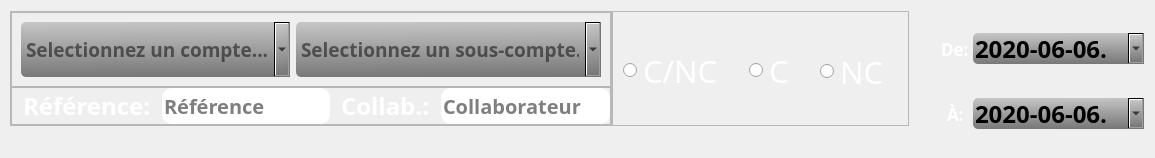
           <widget class="QFrame" name="frame_3">
            <property name="maximumSize">
             <size>
              <width>16777215</width>
              <height>162</height>
             </size>
            </property>
            <layout class="QHBoxLayout" name="horizontalLayout_14">
             <property name="spacing">
              <number>1</number>
             </property>
             <property name="leftMargin">
              <number>0</number>
             </property>
             <property name="topMargin">
              <number>0</number>
             </property>
             <property name="rightMargin">
              <number>0</number>
             </property>
             <property name="bottomMargin">
              <number>0</number>
             </property>
             <item>
              <widget class="QFrame" name="frame">
               <property name="maximumSize">
                <size>
                 <width>16777215</width>
                 <height>162</height>
                </size>
               </property>
               <layout class="QHBoxLayout" name="horizontalLayout_12">
                <property name="spacing">
                 <number>0</number>
                </property>
                <property name="leftMargin">
                 <number>10</number>
                </property>
                <property name="topMargin">
                 <number>11</number>
                </property>
                <property name="rightMargin">
                 <number>21</number>
                </property>
                <property name="bottomMargin">
                 <number>32</number>
                </property>
                <item>
                 <widget class="QFrame" name="frame_19">
                  <property name="frameShape">
                   <enum>QFrame::StyledPanel</enum>
                  </property>
                  <property name="frameShadow">
                   <enum>QFrame::Raised</enum>
                  </property>
                  <layout class="QVBoxLayout" name="verticalLayout_17">
                   <property name="spacing">
                    <number>0</number>
                   </property>
                   <property name="leftMargin">
                    <number>0</number>
                   </property>
                   <property name="topMargin">
                    <number>0</number>
                   </property>
                   <property name="rightMargin">
                    <number>0</number>
                   </property>
                   <property name="bottomMargin">
                    <number>0</number>
                   </property>
                   <item>
                    <widget class="QFrame" name="frame_23">
                     <property name="minimumSize">
                      <size>
                       <width>0</width>
                       <height>0</height>
                      </size>
                     </property>
                     <property name="frameShape">
                      <enum>QFrame::StyledPanel</enum>
                     </property>
                     <property name="frameShadow">
                      <enum>QFrame::Raised</enum>
                     </property>
                     <layout class="QHBoxLayout" name="horizontalLayout_17">
                      <item>
                       <widget class="QComboBox" name="acc_box">
                        <property name="minimumSize">
                         <size>
                          <width>260</width>
                          <height>55</height>
                         </size>
                        </property>
                        <property name="font">
                         <font>
                          <family>Bodoni MT</family>
                          <pointsize>14</pointsize>
                          <weight>75</weight>
                          <italic>false</italic>
                          <bold>true</bold>
                         </font>
                        </property>
                        <property name="styleSheet">
                         <string notr="true">QComboBox{
	border-radius:5px;
	color: rgb(0, 0, 0);
	
	background-color: qlineargradient(spread:pad, x1:0.483, y1:0, x2:0.513, y2:0.989, stop:0 rgba(197, 197, 197, 255), stop:1 rgba(120, 120, 120, 255));
	selection-color:white;
}
QComboBox:hover {
	
	background-color: qlineargradient(spread:reflect, x1:0.457, y1:0.5, x2:0.436, y2:1, stop:0 rgba(0, 230, 169, 255), stop:1 rgba(0, 200, 147, 255));
 }
</string>
                        </property>
                        <property name="placeholderText">
                         <string>Selectionnez un compte...</string>
                        </property>
                        <property name="frame">
                         <bool>true</bool>
                        </property>
                       </widget>
                      </item>
                      <item>
                       <widget class="QComboBox" name="acc_box_2">
                        <property name="minimumSize">
                         <size>
                          <width>260</width>
                          <height>55</height>
                         </size>
                        </property>
                        <property name="maximumSize">
                         <size>
                          <width>16777215</width>
                          <height>57</height>
                         </size>
                        </property>
                        <property name="font">
                         <font>
                          <family>Bodoni MT</family>
                          <pointsize>14</pointsize>
                          <weight>75</weight>
                          <italic>false</italic>
                          <bold>true</bold>
                         </font>
                        </property>
                        <property name="styleSheet">
                         <string notr="true">QComboBox{
	border-radius:5px;
	color: rgb(0, 0, 0);
	background-color: qlineargradient(spread:pad, x1:0.483, y1:0, x2:0.513, y2:0.989, stop:0 rgba(197, 197, 197, 255), stop:1 rgba(120, 120, 120, 255));
}
QComboBox:hover {
	background-color: qlineargradient(spread:reflect, x1:0.457, y1:0.5, x2:0.436, y2:1, stop:0 rgba(0, 230, 169, 255), stop:1 rgba(0, 200, 147, 255));
 }</string>
                        </property>
                        <property name="placeholderText">
                         <string>Selectionnez un sous-compte...</string>
                        </property>
                        <property name="frame">
                         <bool>true</bool>
                        </property>
                       </widget>
                      </item>
                     </layout>
                    </widget>
                   </item>
                   <item>
                    <widget class="QFrame" name="frame_27">
                     <property name="maximumSize">
                      <size>
                       <width>600</width>
                       <height>16777215</height>
                      </size>
                     </property>
                     <property name="frameShape">
                      <enum>QFrame::StyledPanel</enum>
                     </property>
                     <property name="frameShadow">
                      <enum>QFrame::Raised</enum>
                     </property>
                     <layout class="QHBoxLayout" name="horizontalLayout_20">
                      <property name="spacing">
                       <number>11</number>
                      </property>
                      <property name="leftMargin">
                       <number>11</number>
                      </property>
                      <property name="topMargin">
                       <number>0</number>
                      </property>
                      <property name="rightMargin">
                       <number>0</number>
                      </property>
                      <property name="bottomMargin">
                       <number>0</number>
                      </property>
                      <item>
                       <widget class="QLabel" name="label_8">
                        <property name="minimumSize">
                         <size>
                          <width>0</width>
                          <height>36</height>
                         </size>
                        </property>
                        <property name="maximumSize">
                         <size>
                          <width>16777215</width>
                          <height>36</height>
                         </size>
                        </property>
                        <property name="font">
                         <font>
                          <family>Bodoni MT</family>
                          <pointsize>18</pointsize>
                          <weight>75</weight>
                          <italic>false</italic>
                          <bold>true</bold>
                         </font>
                        </property>
                        <property name="styleSheet">
                         <string notr="true">color: rgb(255, 255, 255);</string>
                        </property>
                        <property name="text">
                         <string>Référence:</string>
                        </property>
                       </widget>
                      </item>
                      <item>
                       <widget class="QLineEdit" name="reference">
                        <property name="enabled">
                         <bool>true</bool>
                        </property>
                        <property name="minimumSize">
                         <size>
                          <width>0</width>
                          <height>36</height>
                         </size>
                        </property>
                        <property name="maximumSize">
                         <size>
                          <width>170</width>
                          <height>36</height>
                         </size>
                        </property>
                        <property name="font">
                         <font>
                          <family>Bodoni MT</family>
                          <pointsize>15</pointsize>
                          <weight>75</weight>
                          <bold>true</bold>
                         </font>
                        </property>
                        <property name="acceptDrops">
                         <bool>true</bool>
                        </property>
                        <property name="styleSheet">
                         <string notr="true">QLineEdit{
	border-radius:10px;
}</string>
                        </property>
                        <property name="frame">
                         <bool>true</bool>
                        </property>
                        <property name="alignment">
                         <set>Qt::AlignLeading|Qt::AlignLeft|Qt::AlignVCenter</set>
                        </property>
                        <property name="readOnly">
                         <bool>false</bool>
                        </property>
                        <property name="placeholderText">
                         <string>Référence</string>
                        </property>
                       </widget>
                      </item>
                      <item>
                       <widget class="QLabel" name="label_10">
                        <property name="minimumSize">
                         <size>
                          <width>0</width>
                          <height>36</height>
                         </size>
                        </property>
                        <property name="maximumSize">
                         <size>
                          <width>16777215</width>
                          <height>36</height>
                         </size>
                        </property>
                        <property name="font">
                         <font>
                          <family>Bodoni MT</family>
                          <pointsize>18</pointsize>
                          <weight>75</weight>
                          <italic>false</italic>
                          <bold>true</bold>
                         </font>
                        </property>
                        <property name="styleSheet">
                         <string notr="true">color: rgb(255, 255, 255);</string>
                        </property>
                        <property name="text">
                         <string>Collab.:</string>
                        </property>
                       </widget>
                      </item>
                      <item>
                       <widget class="QLineEdit" name="colab">
                        <property name="enabled">
                         <bool>true</bool>
                        </property>
                        <property name="minimumSize">
                         <size>
                          <width>0</width>
                          <height>36</height>
                         </size>
                        </property>
                        <property name="maximumSize">
                         <size>
                          <width>170</width>
                          <height>36</height>
                         </size>
                        </property>
                        <property name="font">
                         <font>
                          <family>Bodoni MT</family>
                          <pointsize>15</pointsize>
                          <weight>75</weight>
                          <bold>true</bold>
                         </font>
                        </property>
                        <property name="acceptDrops">
                         <bool>true</bool>
                        </property>
                        <property name="styleSheet">
                         <string notr="true">QLineEdit{
	border-radius:10px;
}</string>
                        </property>
                        <property name="frame">
                         <bool>true</bool>
                        </property>
                        <property name="alignment">
                         <set>Qt::AlignLeading|Qt::AlignLeft|Qt::AlignVCenter</set>
                        </property>
                        <property name="readOnly">
                         <bool>false</bool>
                        </property>
                        <property name="placeholderText">
                         <string>Collaborateur</string>
                        </property>
                       </widget>
                      </item>
                     </layout>
                    </widget>
                   </item>
                  </layout>
                 </widget>
                </item>
                <item>
                 <widget class="QFrame" name="frame_20">
                  <property name="minimumSize">
                   <size>
                    <width>297</width>
                    <height>0</height>
                   </size>
                  </property>
                  <property name="maximumSize">
                   <size>
                    <width>100</width>
                    <height>16777215</height>
                   </size>
                  </property>
                  <property name="frameShape">
                   <enum>QFrame::StyledPanel</enum>
                  </property>
                  <property name="frameShadow">
                   <enum>QFrame::Raised</enum>
                  </property>
                  <layout class="QHBoxLayout" name="horizontalLayout_18">
                   <item>
                    <widget class="QRadioButton" name="con_non_con">
                     <property name="minimumSize">
                      <size>
                       <width>31</width>
                       <height>51</height>
                      </size>
                     </property>
                     <property name="maximumSize">
                      <size>
                       <width>119</width>
                       <height>46</height>
                      </size>
                     </property>
                     <property name="font">
                      <font>
                       <family>Bodoni MT</family>
                       <pointsize>23</pointsize>
                      </font>
                     </property>
                     <property name="styleSheet">
                      <string>color: rgb(255, 255, 255);</string>
                     </property>
                     <property name="text">
                      <string>C/NC</string>
                     </property>
                    </widget>
                   </item>
                   <item>
                    <widget class="QRadioButton" name="con">
                     <property name="minimumSize">
                      <size>
                       <width>44</width>
                       <height>51</height>
                      </size>
                     </property>
                     <property name="maximumSize">
                      <size>
                       <width>64</width>
                       <height>47</height>
                      </size>
                     </property>
                     <property name="font">
                      <font>
                       <family>Bodoni MT</family>
                       <pointsize>23</pointsize>
                      </font>
                     </property>
                     <property name="styleSheet">
                      <string>color: rgb(255, 255, 255);</string>
                     </property>
                     <property name="text">
                      <string>C</string>
                     </property>
                    </widget>
                   </item>
                   <item>
                    <widget class="QRadioButton" name="non_con">
                     <property name="minimumSize">
                      <size>
                       <width>62</width>
                       <height>51</height>
                      </size>
                     </property>
                     <property name="maximumSize">
                      <size>
                       <width>76</width>
                       <height>44</height>
                      </size>
                     </property>
                     <property name="font">
                      <font>
                       <family>Bodoni MT</family>
                       <pointsize>23</pointsize>
                      </font>
                     </property>
                     <property name="styleSheet">
                      <string>color: rgb(255, 255, 255);</string>
                     </property>
                     <property name="text">
                      <string>NC</string>
                     </property>
                    </widget>
                   </item>
                  </layout>
                 </widget>
                </item>
               </layout>
              </widget>
             </item>
             <item>
              <widget class="QFrame" name="frame">
               <property name="minimumSize">
                <size>
                 <width>224</width>
                 <height>0</height>
                </size>
               </property>
               <property name="maximumSize">
                <size>
                 <width>224</width>
                 <height>162</height>
                </size>
               </property>
               <layout class="QVBoxLayout" name="verticalLayout_4">
                <property name="spacing">
                 <number>0</number>
                </property>
                <property name="leftMargin">
                 <number>0</number>
                </property>
                <property name="topMargin">
                 <number>0</number>
                </property>
                <property name="rightMargin">
                 <number>0</number>
                </property>
                <property name="bottomMargin">
                 <number>0</number>
                </property>
                <item>
                 <widget class="QFrame" name="frame">
                  <property name="maximumSize">
                   <size>
                    <width>16777215</width>
                    <height>42</height>
                   </size>
                  </property>
                  <layout class="QHBoxLayout" name="horizontalLayout_10">
                   <property name="spacing">
                    <number>0</number>
                   </property>
                   <property name="topMargin">
                    <number>0</number>
                   </property>
                   <property name="bottomMargin">
                    <number>0</number>
                   </property>
                   <item>
                    <widget class="QLabel" name="label_6">
                     <property name="minimumSize">
                      <size>
                       <width>31</width>
                       <height>16</height>
                      </size>
                     </property>
                     <property name="maximumSize">
                      <size>
                       <width>31</width>
                       <height>16</height>
                      </size>
                     </property>
                     <property name="font">
                      <font>
                       <family>Mongolian Baiti</family>
                       <pointsize>13</pointsize>
                       <weight>75</weight>
                       <italic>false</italic>
                       <bold>true</bold>
                      </font>
                     </property>
                     <property name="styleSheet">
                      <string notr="true">color: rgb(255, 255, 255);</string>
                     </property>
                     <property name="text">
                      <string>De:</string>
                     </property>
                    </widget>
                   </item>
                   <item>
                    <widget class="QDateEdit" name="dateEdit">
                     <property name="minimumSize">
                      <size>
                       <width>171</width>
                       <height>31</height>
                      </size>
                     </property>
                     <property name="maximumSize">
                      <size>
                       <width>171</width>
                       <height>31</height>
                      </size>
                     </property>
                     <property name="font">
                      <font>
                       <family>Mongolian Baiti</family>
                       <pointsize>18</pointsize>
                       <weight>75</weight>
                       <italic>false</italic>
                       <bold>true</bold>
                      </font>
                     </property>
                     <property name="styleSheet">
                      <string notr="true">QDateEdit{
	border-radius:5px;
	color: rgb(0, 0, 0);
	background-color: qlineargradient(spread:pad, x1:0.483, y1:0, x2:0.513, y2:0.989, stop:0 rgba(197, 197, 197, 255), stop:1 rgba(120, 120, 120, 255));
}
QDateEdit:hover {
	
	background-color: rgb(170, 255, 255);
 }</string>
                     </property>
                     <property name="dateTime">
                      <datetime>
                       <hour>0</hour>
                       <minute>0</minute>
                       <second>0</second>
                       <year>2020</year>
                       <month>6</month>
                       <day>6</day>
                      </datetime>
                     </property>
                     <property name="currentSection">
                      <enum>QDateTimeEdit::YearSection</enum>
                     </property>
                     <property name="displayFormat">
                      <string>yyyy-MM-dd.</string>
                     </property>
                     <property name="calendarPopup">
                      <bool>true</bool>
                     </property>
                    </widget>
                   </item>
                  </layout>
                 </widget>
                </item>
                <item>
                 <widget class="QFrame" name="frame">
                  <property name="maximumSize">
                   <size>
                    <width>16777215</width>
                    <height>32</height>
                   </size>
                  </property>
                  <layout class="QHBoxLayout" name="horizontalLayout_11">
                   <property name="spacing">
                    <number>0</number>
                   </property>
                   <property name="leftMargin">
                    <number>11</number>
                   </property>
                   <property name="topMargin">
                    <number>0</number>
                   </property>
                   <property name="rightMargin">
                    <number>4</number>
                   </property>
                   <property name="bottomMargin">
                    <number>0</number>
                   </property>
                   <item>
                    <widget class="QLabel" name="label_7">
                     <property name="minimumSize">
                      <size>
                       <width>21</width>
                       <height>21</height>
                      </size>
                     </property>
                     <property name="maximumSize">
                      <size>
                       <width>21</width>
                       <height>21</height>
                      </size>
                     </property>
                     <property name="font">
                      <font>
                       <family>Mongolian Baiti</family>
                       <pointsize>13</pointsize>
                       <weight>75</weight>
                       <italic>false</italic>
                       <bold>true</bold>
                      </font>
                     </property>
                     <property name="styleSheet">
                      <string notr="true">color: rgb(255, 255, 255);</string>
                     </property>
                     <property name="text">
                      <string>À:</string>
                     </property>
                    </widget>
                   </item>
                   <item>
                    <widget class="QDateEdit" name="dateEdit_2">
                     <property name="minimumSize">
                      <size>
                       <width>171</width>
                       <height>31</height>
                      </size>
                     </property>
                     <property name="maximumSize">
                      <size>
                       <width>171</width>
                       <height>31</height>
                      </size>
                     </property>
                     <property name="font">
                      <font>
                       <family>Mongolian Baiti</family>
                       <pointsize>18</pointsize>
                       <weight>75</weight>
                       <italic>false</italic>
                       <bold>true</bold>
                      </font>
                     </property>
                     <property name="styleSheet">
                      <string notr="true">QDateEdit{
	border-radius:5px;
	color: rgb(0, 0, 0);
	background-color: qlineargradient(spread:pad, x1:0.483, y1:0, x2:0.513, y2:0.989, stop:0 rgba(197, 197, 197, 255), stop:1 rgba(120, 120, 120, 255));
}
QDateEdit:hover {
	
	background-color: rgb(170, 255, 255);
 }</string>
                     </property>
                     <property name="dateTime">
                      <datetime>
                       <hour>0</hour>
                       <minute>0</minute>
                       <second>0</second>
                       <year>2020</year>
                       <month>6</month>
                       <day>6</day>
                      </datetime>
                     </property>
                     <property name="displayFormat">
                      <string>yyyy-MM-dd.</string>
                     </property>
                     <property name="calendarPopup">
                      <bool>true</bool>
                     </property>
                    </widget>
                   </item>
                  </layout>
                 </widget>
                </item>
               </layout>
              </widget>
             </item>
            </layout>
           </widget>
